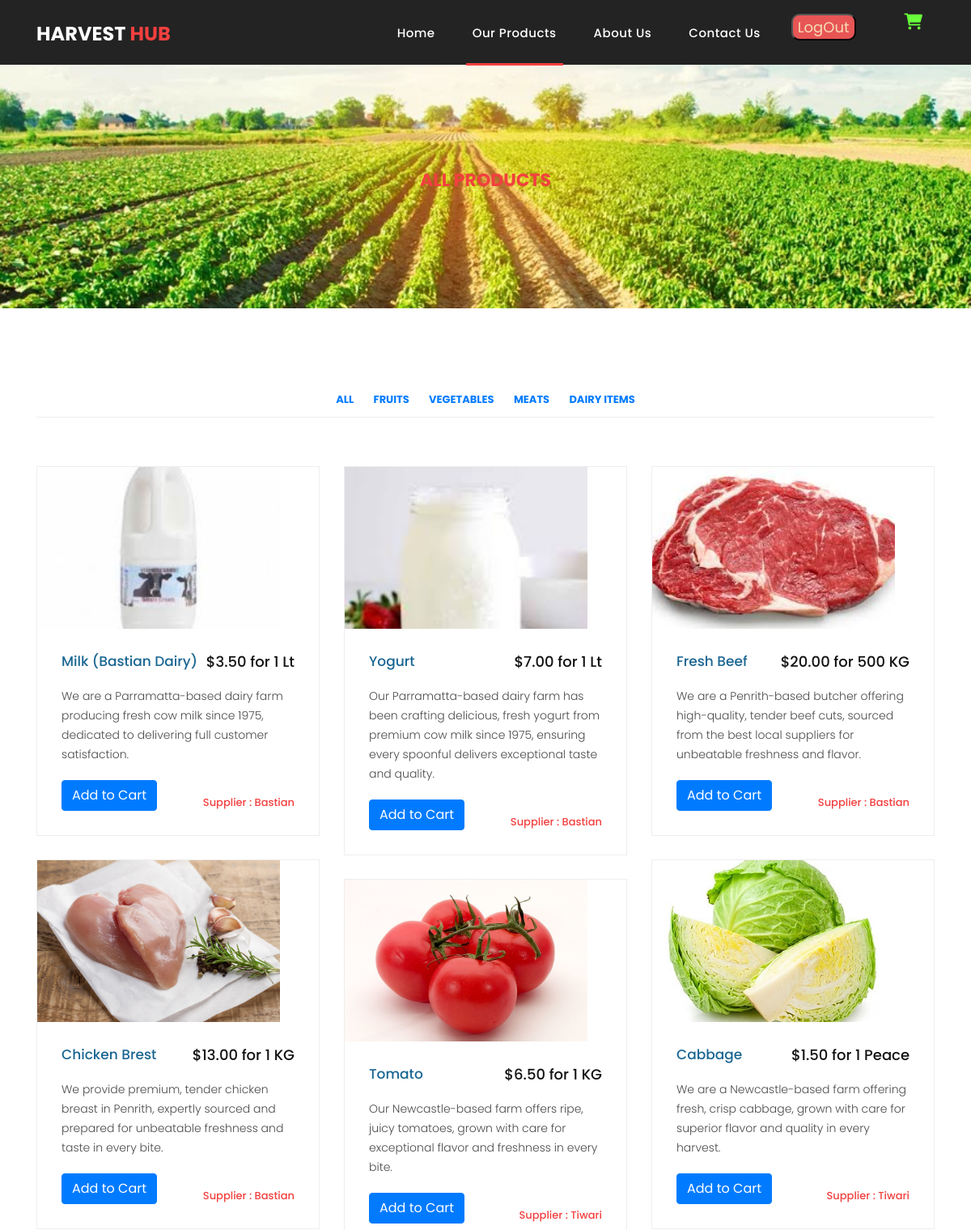
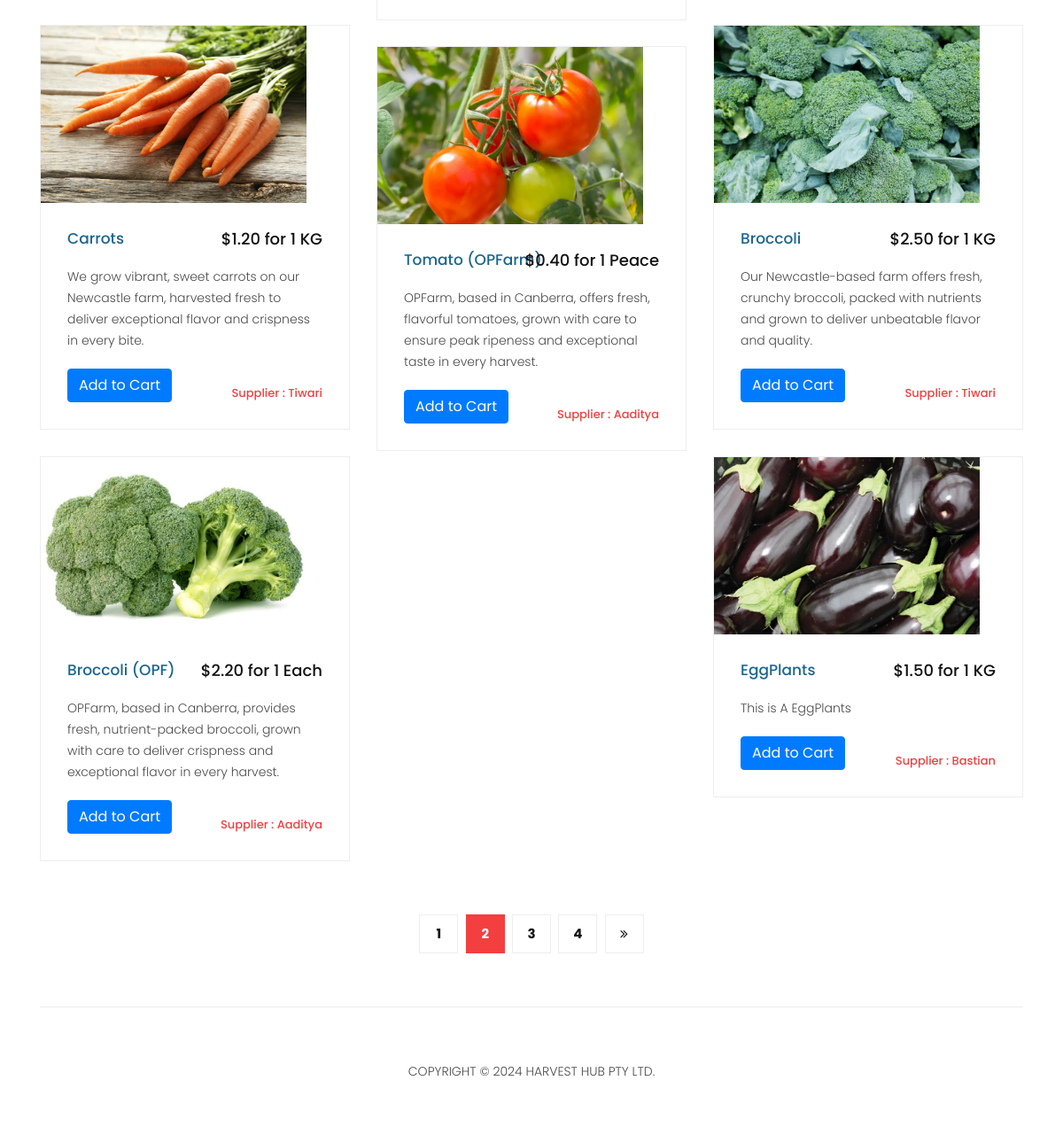
Screenshot of /products/ with the database file from the repository (2 pictures, top to bottom).
### base/models.py (models this page shows, shortened)
class Category(models.Model):
    categoryName = models.CharField(max_length = 50 , unique = True)

class Product(models.Model):
    price = models.DecimalField(max_digits=10, decimal_places=2)  # e.g., $99999999.99
    quantity = models.CharField(max_length = 10, null= False , blank = False)  # Track available stock
    category = models.ForeignKey(Category, on_delete  = models.CASCADE, null = True)
    productName = models.CharField(max_length = 100, null = False)
    image = models.ImageField(null = True, upload_to='products_img/')
    description = models.CharField(max_length = 500, null = True )
    location  = models.CharField(max_length = 200 , null = True)
    updated = models.DateTimeField(auto_now = True)
    created = models.DateTimeField(auto_now_add = True)
    supplier = models.ForeignKey(User, on_delete=models.CASCADE, limit_choices_to={'role': 'supplier'})

class User(AbstractUser):
    CUSTOMER = 'customer'
    SUPPLIER = 'supplier'
    ROLE_CHOICES = [(CUSTOMER, 'Customer'),
                    (SUPPLIER, 'Supplier')]
    fullname = models.CharField(max_length = 100)
    email = models.EmailField(null = False, unique = True)
    bio = models.TextField(null = True, blank = True )
    avatar =models.ImageField(null = True, default= 'avatar.svg', blank = True,upload_to='avatar_img/' )
    role = models.CharField(max_length = 10, choices = ROLE_CHOICES, default = CUSTOMER)
    groups = models.ManyToManyField(Group, related_name='custom_user_set', blank=True)
    user_permissions = models.ManyToManyField(Permission, related_name='custom_user_permissions_set', blank=True)

### base/views.py (the view)
# urls.py: path('products/', ProductsView.as_view(), name='products'),
class ProductsView(ListView):
    model = Product
    template_name = 'products.html'  # Your template for the products page
    context_object_name = 'products'
    def get_context_data(self, **kwargs):
        context = super().get_context_data(**kwargs)
        context['categories'] = Category.objects.all()
        return context
    def get_queryset(self):
        category_id = self.request.GET.get('category', None)
        if category_id:
            return Product.objects.filter(category_id=category_id)
        return Product.objects.all()

### base/context_processors.py (called while the page is built)
def cart_items(request):
    if request.user.is_authenticated:
        cart_items_count = Cart.objects.filter(user=request.user).count()  # Get the count of items
    else:
        cart_items_count = 0
    return {
        'cart_items_count': cart_items_count  # Make sure this is what you're passing to the template
    }

### base/templates/products.html (shortened to what this page needs)
{% extends 'main.html' %}
{%load static%}
{% block banner %}
    <div class="page-heading header-text" style = "background-image:url(cover.jpeg);">
      <div class="container">
        <div class="row">
          <div class="col-md-12">
            <div class="text-content">
              <h4>All Products</h4>
            </div>
          </div>
        </div>
      </div>
    </div>
    <div class="products">
      <div class="container">
        <div class="row">
          <div class="col-md-12">
            <div class="filters">
              <ul>
                <li><a href="?category=">All</a></li>
                {% for category in categories %}
                    <li><a href="?category={{ category.id }}">{{ category.categoryName }}</a></li>
                {% empty %}
                    <li>No categories found</li>
                {% endfor %}
              </ul>
            </div>
          </div>
          <div class="col-md-12">
            <div class="filters-content">
                <div class="row grid">
                  {% for product in products %}
                    <div class="col-lg-4 col-md-4 all des">
                      <div class="product-item">
                        <a href="#"><img src="{{ product.image.url }}" alt=""  style="width: 300px; height: 200px; object-fit: cover;"></a>
                        <div class="down-content">
                          <a href="#"><h4>{{ product.productName }}</h4></a>
                          <h6>${{ product.price }} for {{product.quantity}}</h6>
                          <p>{{ product.description }}</p>
                          <span>Supplier : {{product.supplier.fullname}}</span>
                          <form method="post" action="{% url 'add_to_cart' product.id %}">
                            <button type="submit" class="btn btn-primary">Add to Cart</button>
                        </form>
                        </div>
                      </div>
                    </div>
                    {% endfor %}
                </div>
            </div>
          </div>
          <div class="col-md-12">
            <ul class="pages">
              <li><a href="#">1</a></li>
              <li class="active"><a href="#">2</a></li>
              <li><a href="#">3</a></li>
              <li><a href="#">4</a></li>
              <li><a href="#"><i class="fa fa-angle-double-right"></i></a></li>
            </ul>
          </div>
        </div>
      </div>
    </div>
    {% include 'footer.html'%}
  {% endblock %}

### base/static/assets/css/templatemo-sixteen.css (style rules this page uses)
body { font-family: 'Poppins', sans-serif; overflow-x: hidden; text-rendering: optimizeLegibility; -webkit-font-smoothing: antialiased; -moz-osx-font-smoothing: grayscale; }
p { margin-bottom: 0px; font-size: 14px; font-weight: 300; color: #4a4a4a; line-height: 24px; }
a { text-decoration: none!important; }
ul { padding: 0; margin: 0; list-style: none; }
h1,h2,h3,h4,h5,h6 { margin: 0px; }
.page-heading { padding: 210px 0px 130px 0px; text-align: center; background-position: center center; background-repeat: no-repeat; background-size: cover; }
.page-heading .text-content h4 { color: #f33f3f; font-size: 22px; text-transform: uppercase; font-weight: 700; margin-bottom: 15px; }
.product-item { border: 1px solid #eee; margin-bottom: 30px; }
.product-item .down-content { padding: 30px; position: relative; }
.product-item img { width: 100%; overflow: hidden; }
.product-item .down-content h4 { font-size: 17px; color: #1a6692; margin-bottom: 20px; }
.product-item .down-content h6 { position: absolute; top: 30px; right: 30px; font-size: 18px; color: #121212; }
.product-item .down-content p { margin-bottom: 20px; }
.product-item .down-content span { position: absolute; right: 30px; bottom: 30px; font-size: 13px; color: #f33f3f; font-weight: 500; }
.products { margin-top: 100px; }
.products .filters { text-align: center; border-bottom: 1px solid #eee; padding-bottom: 10px; margin-bottom: 60px; }
.products .filters li { text-transform: uppercase; font-size: 13px; font-weight: 700; color: #121212; display: inline-block; margin: 0px 10px; transition: all .3s; cursor: pointer; }
.products ul.pages { margin-top: 30px; text-align: center; }
.products ul.pages li { display: inline-block; margin: 0px 2px; }
.products ul.pages li a { width: 44px; height: 44px; display: inline-block; line-height: 42px; border: 1px solid #eee; font-size: 15px; font-weight: 700; color: #121212; transition: all .3s; }
.products ul.pages li a:hover, .products ul.pages li.active a { background-color: #f33f3f; border-color: #f33f3f; color: #fff; }

### rows the page displays
Category: categoryName "FRUITS"
Category: categoryName "VEGETABLES"
Category: categoryName "MEATS"
Category: categoryName "DAIRY ITEMS"
Product: image (picture), productName "Milk (Bastian Dairy)", price "3.50", quantity "1 Lt", description "We are a Parramatta-based dairy farm producing fresh cow milk since 1975, dedicated to delivering full customer satisfaction.", supplier.fullname "Bastian"
Product: image (picture), productName "Yogurt", price "7.00", quantity "1 Lt", description "Our Parramatta-based dairy farm has been crafting delicious, fresh yogurt from premium cow milk since 1975, ensuring every spoonful delivers exceptional taste and quality.", supplier.fullname "Bastian"
Product: image (picture), productName "Fresh Beef", price "20.00", quantity "500 KG", description "We are a Penrith-based butcher offering high-quality, tender beef cuts, sourced from the best local suppliers for unbeatable freshness and flavor.", supplier.fullname "Bastian"
Product: image (picture), productName "Chicken Brest", price "13.00", quantity "1 KG", description "We provide premium, tender chicken breast in Penrith, expertly sourced and prepared for unbeatable freshness and taste in every bite.", supplier.fullname "Bastian"
Product: image (picture), productName "Cabbage", price "1.50", quantity "1 Peace", description "We are a Newcastle-based farm offering fresh, crisp cabbage, grown with care for superior flavor and quality in every harvest.", supplier.fullname "Tiwari"
Product: image (picture), productName "Tomato", price "6.50", quantity "1 KG", description "Our Newcastle-based farm offers ripe, juicy tomatoes, grown with care for exceptional flavor and freshness in every bite.", supplier.fullname "Tiwari"
Product: image (picture), productName "Carrots", price "1.20", quantity "1 KG", description "We grow vibrant, sweet carrots on our Newcastle farm, harvested fresh to deliver exceptional flavor and crispness in every bite.", supplier.fullname "Tiwari"
Product: image (picture), productName "Broccoli", price "2.50", quantity "1 KG", description "Our Newcastle-based farm offers fresh, crunchy broccoli, packed with nutrients and grown to deliver unbeatable flavor and quality.", supplier.fullname "Tiwari"
Product: image (picture), productName "Tomato (OPFarm)", price "0.40", quantity "1 Peace", description "OPFarm, based in Canberra, offers fresh, flavorful tomatoes, grown with care to ensure peak ripeness and exceptional taste in every harvest.", supplier.fullname "Aaditya"
Product: image (picture), productName "Broccoli (OPF)", price "2.20", quantity "1 Each", description "OPFarm, based in Canberra, provides fresh, nutrient-packed broccoli, grown with care to deliver crispness and exceptional flavor in every harvest.", supplier.fullname "Aaditya"
Product: image (picture), productName "EggPlants", price "1.50", quantity "1 KG", description "This is A EggPlants", supplier.fullname "Bastian"
